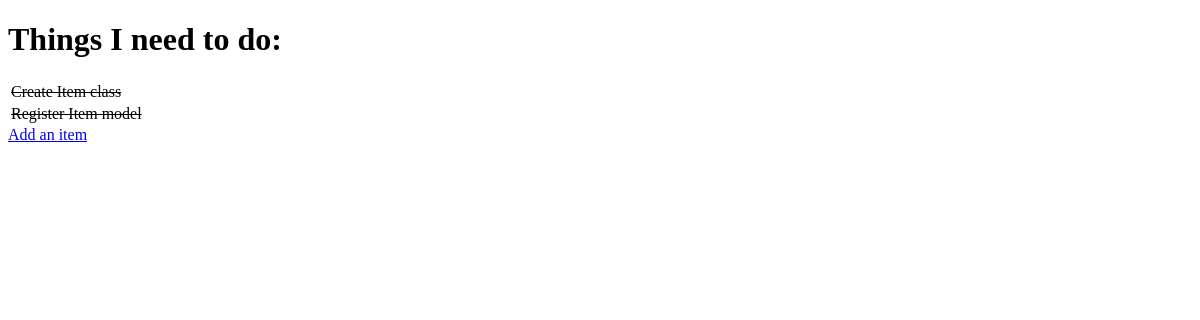
The app's page /, older data.
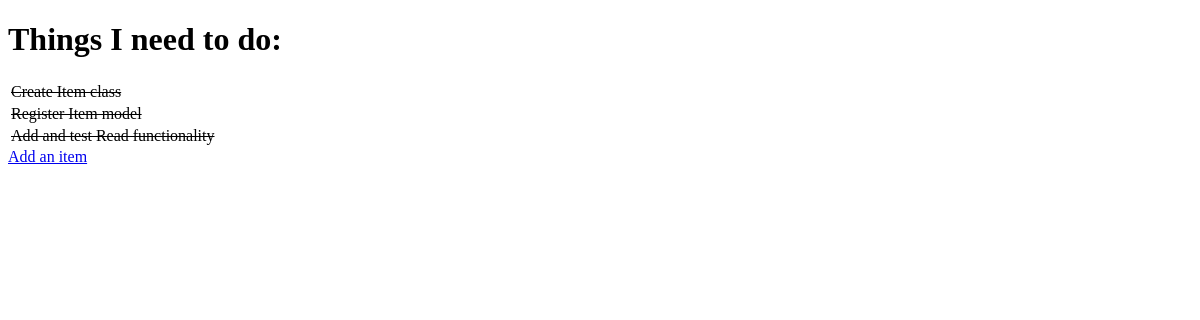
The same page, newer data.
### todo/models.py (models this page shows, shortened)
class Item(models.Model):
    name = models.CharField(max_length=50, null=False, blank=False)
    done = models.BooleanField(null=False, blank=False, default=False)

### todo/views.py (the view)
# urls.py: path('', get_todo_list, name='get_todo_list'),
def get_todo_list(request):
    items = Item.objects.all()
    context = {
        'items': items,
    }
    return render(request, 'todo/todo_list.html', context)

### todo/templates/todo/todo_list.html (shortened to what this page needs)
<!DOCTYPE html>
<html lang="en">
<head>
</head>
<body>
    <h1>Things I need to do:</h1>
    <table>
        {% for item in items %}
        <tr>
            {% if item.done == True %}
           <td><strike>{{ item.name }}</strike></td>
            {% else %}
            <td>{{ item.name }}</td>
            {% endif %}
        </tr>
        {% empty %}
        <tr>
            <td>You have nothing to do.</td>
        </tr>
        {% endfor %}
    </table>
    <a href="/add">Add an item</a>
</body>
</html>

Row changes from the older to the newer data that the page shows:
added Item: name "Add and test Read functionality"
